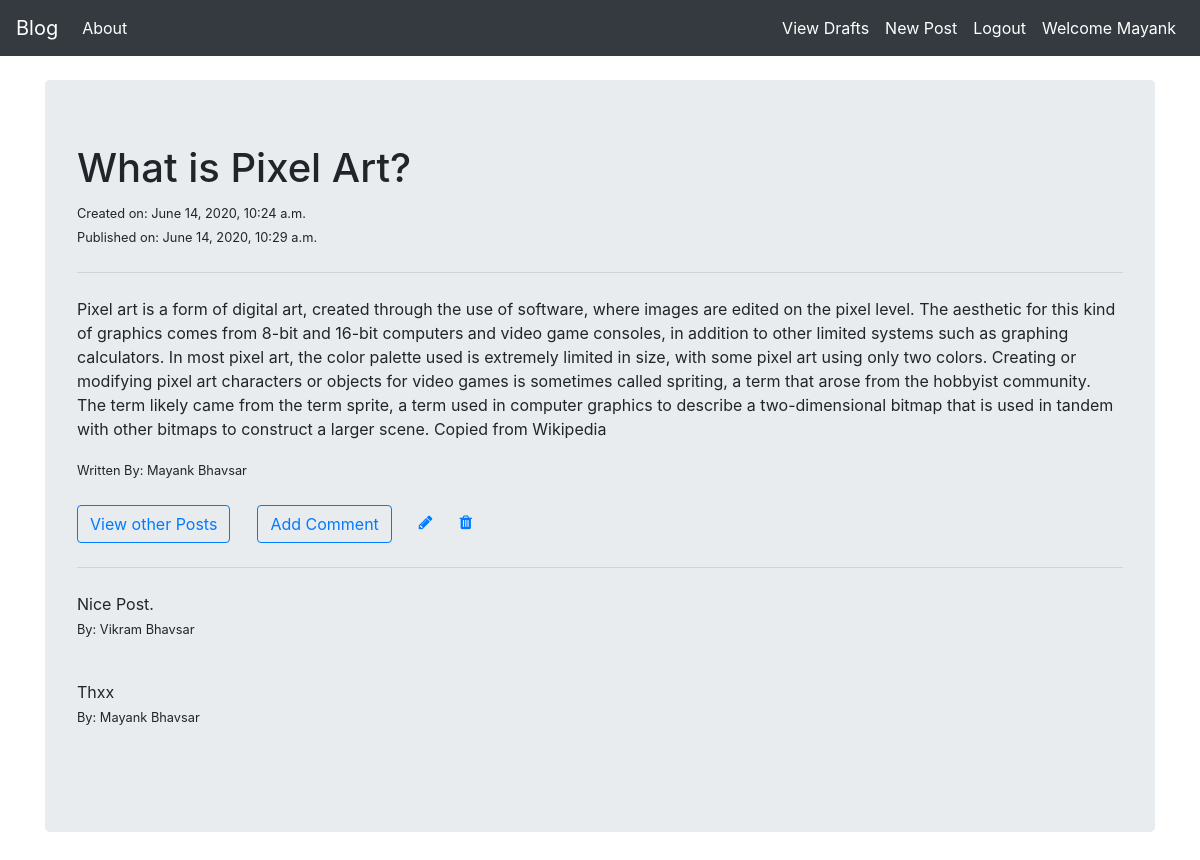
/post/12/ (signed in), run on the app's committed database.
### blog/models.py (models this page shows, shortened)
class Post(models.Model):
    author = models.ForeignKey(settings.AUTH_USER_MODEL,on_delete=models.CASCADE,related_name="posts")
    title = models.CharField(max_length=200)
    text = models.TextField()
    create_date = models.DateTimeField(default=timezone.now())
    publish_date = models.DateTimeField(blank=True,null=True)

class Comment(models.Model):
    post = models.ForeignKey(Post,on_delete=models.CASCADE,related_name="comments")
    author = models.ForeignKey(settings.AUTH_USER_MODEL,on_delete=models.CASCADE,related_name="user_comments")
    text = models.TextField()
    create_date = models.DateTimeField(default=timezone.now())
    approved_comment = models.BooleanField(default=False)

### blog/views.py (the view)
# urls.py: path("post/<int:pk>/",views.PostDetailView.as_view(),name="post_detail"),
class PostDetailView(DetailView):
    model = Post
    template_name = "blog/post_detail.html"
    def get_context_data(self, **kwargs):
        context = super().get_context_data(**kwargs)
        context["post"] = context["object"]
        return context

### blog/templates/blog/post_detail.html (shortened to what this page needs)
{% extends "blog/base.html" %}
{% block body_block %}
    <br>
    <div class="jumbotron">
        <h1>{{post.title}}</h1>
        <small>Created on: {{ post.create_date }} </small><br>
        {% if post.publish_date %}
            <small>Published on: {{ post.publish_date }} </small><br>
        {% else %}
            <small>Not Published yet.</small><br>
        {% endif %}
        <hr class="my-4">
        <p>{{ post.text}}</p>
        <small class="mr-auto">Written By: {{ post.author.first_name }} {{ post.author.last_name }}</small>
        <br><br>
        <a href="{% url "post_list" %}" class="btn btn-outline-primary">View other Posts</a>
        {% if user.is_authenticated %}
            <a href="{% url "add_comment_to_post" pk=post.pk %}" class="btn btn-outline-primary" title="Add Comment to post">Add Comment</a>
            {% if user.username == post.author.username %}
                <a href="{% url "update_post" pk=post.pk %}" class="fa fa-pencil" title="Edit Post"></a>
                <a href="{% url "delete_post" pk=post.pk %}" class="fa fa-trash" title="Remove Post"></a>
            {% endif %}
        {% endif %}
        <hr class="my-4">
        {% for comment in post.comments.all %}
            <p>
                {{comment.text}}
                <br>
                <small >By: {{ comment.author.first_name}} {{ comment.author.last_name}}</small>
            </p>
            <br>
        {% endfor %}
    </div>
{% endblock %}

### blog/templates/blog/base.html (shortened to what this page needs)
<!DOCTYPE html>
<html lang="en">
<head>
    <link rel="stylesheet" href="https://stackpath.bootstrapcdn.com/bootstrap/4.5.0/css/bootstrap.min.css">
    <link href="https://maxcdn.bootstrapcdn.com/font-awesome/4.7.0/css/font-awesome.min.css" rel="stylesheet">
</head>
<body>
    <nav class="navbar navbar-expand-md navbar-dark bg-dark">
        <a href="{% url "post_list" %}" class="navbar-brand">Blog</a>
        <div class="collapse navbar-collapse" id="navbarSupportedContent">
            <ul class="navbar-nav mr-auto">
                <li class="nav-item active">
                    <a href="{% url "about_page" %}" class="nav-link">About</a>
                </li>
            </ul>
        </div>
        <div class="collapse navbar-collapse" id="navbarSupportedContent">
            <ul class="navbar-nav ml-auto">
                {% if user.is_authenticated %}
                    <li class="nav-item active">
                        <a href="{% url "draft_list" %}" class="nav-link">View Drafts</a>
                    </li>
                    <li class="nav-item active">
                        <a href="{% url "create_post" %}" class="nav-link">New Post</a>
                    </li>
                    <li class="nav-item active">
                        <a href="{% url "logout_user" %}" class="nav-link">Logout</a>
                    </li>
                    <li class="nav-item active">
                        <span class="nav-link">Welcome {{user.first_name}}</span>
                    </li>
                {% endif %}
            </ul>
        </div>
    </nav>
    <div class="container">
        {% block body_block %}
        {% endblock %}
    </div>
</body>
</html>

### data on the page
Post: title "What is Pixel Art?", create_date "June 14, 2020, 10:24 a.m.", publish_date "June 14, 2020, 10:29 a.m.", text "Pixel art is a form of digital art, created through the use of software, where images are edited on the pixel level. The aesthetic for this kind of graphics comes from 8-bit and 16-bit computers and video game consoles, in addition to other limited systems such as graphing calculators. In most pixel art, the color palette used is extremely limited in size, with some pixel art using only two colors. Creating or modifying pixel art characters or objects for video games is sometimes called spriting, a term that arose from the hobbyist community. The term likely came from the term sprite, a term used in computer graphics to describe a two-dimensional bitmap that is used in tandem with other…", author.first_name "Mayank", author.last_name "Bhavsar"
Comment: text "Nice Post.", author.first_name "Vikram", author.last_name "Bhavsar"
Comment: text "Thxx", author.first_name "Mayank", author.last_name "Bhavsar"

### other printed values
{{ user.first_name }} "Mayank"
